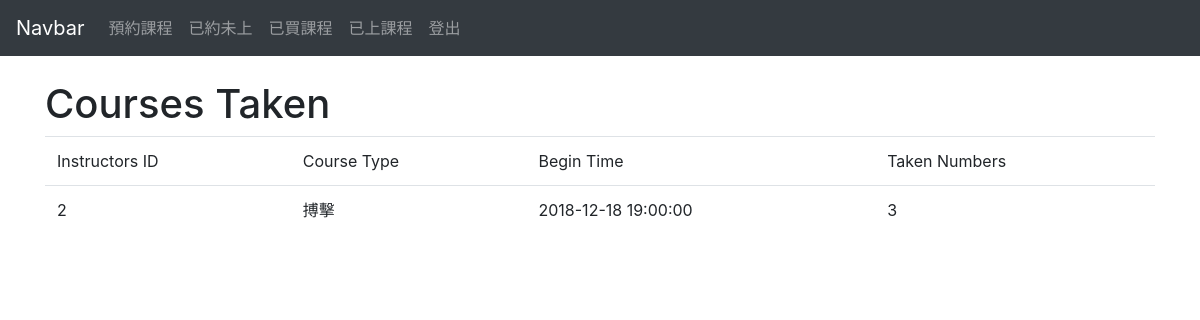
The page /Member/coursesTaken.php on the database as committed earlier.
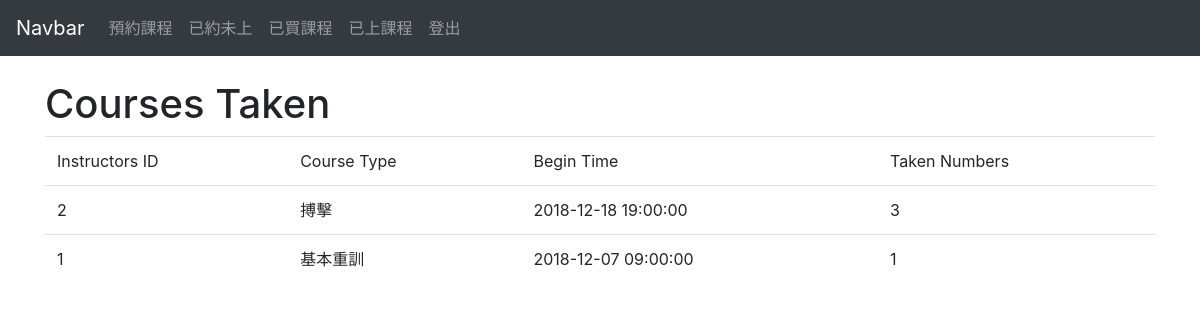
The same page on the database as committed later.
### tables this page shows
CREATE TABLE `appoint` (
  `Course_ID` int(6) NOT NULL,
  `I_ID` int(6) NOT NULL,
  `Begin_Time` datetime NOT NULL,
  `Status` char(15) NOT NULL DEFAULT 'Appoint'
);

CREATE TABLE `course` (
  `Course_ID` int(6) NOT NULL,
  `M_ID` int(6) NOT NULL,
  `Price` int(6) NOT NULL,
  `Course_Type` varchar(40) DEFAULT NULL,
  `Number_of_Period` int(3) NOT NULL,
  `Remaining_Number` int(3) NOT NULL,
  `Open_Time` datetime NOT NULL DEFAULT CURRENT_TIMESTAMP
);

### Member/coursesTaken.php (the view, shortened to what this page needs)
<?php	require_once('database.php'); ?>
<!DOCTYPE html>
<html lang="en">
<head>
  <link rel="stylesheet" href="https://stackpath.bootstrapcdn.com/bootstrap/4.1.3/css/bootstrap.min.css">
</head>
<body>
<?php echo file_get_contents('../navbar_M.html'); ?>
<div class="container">
	<br>
	<h1>Courses Taken</h1>
</div>
<div class="container">
<table class="table table-hover"  cellpadding="2" cellspacing="2">
	<thead>
	<tr>
		<td>Instructors ID</td>
		<td>Course Type</td>
		<td>Begin Time</td>
		<td>Taken Numbers</td>
	</tr>
	</thead>
	<tbody>
		<?php
		$result = mysqli_query($mysqli, "
		SELECT `I_ID`, `Course_Type`, `Begin_Time`, `Number_of_Period`-`Remaining_Number` FROM `course`, `appoint` WHERE `course`.`Course_ID`=`appoint`.`Course_ID` and `appoint`.`Status`='Checkin'
		");
		while($query_data = mysqli_fetch_row($result)) {
		  echo "<tr>";
		  echo "<td>",$query_data[0], "</td>",
			   "<td>",$query_data[1], "</td>",
			   "<td>",$query_data[2], "</td>",
			   "<td>",$query_data[3], "</td>";
		  echo "</tr>";
		}
		?>
	</tbody>
</table>
</div>
</body>
</html>

Rows that differ between the two databases and show on the page:
added appoint: I_ID "1", Course_ID.Course_Type "基本重訓", Begin_Time "2018-12-07 09:00:00", query_data "1"
